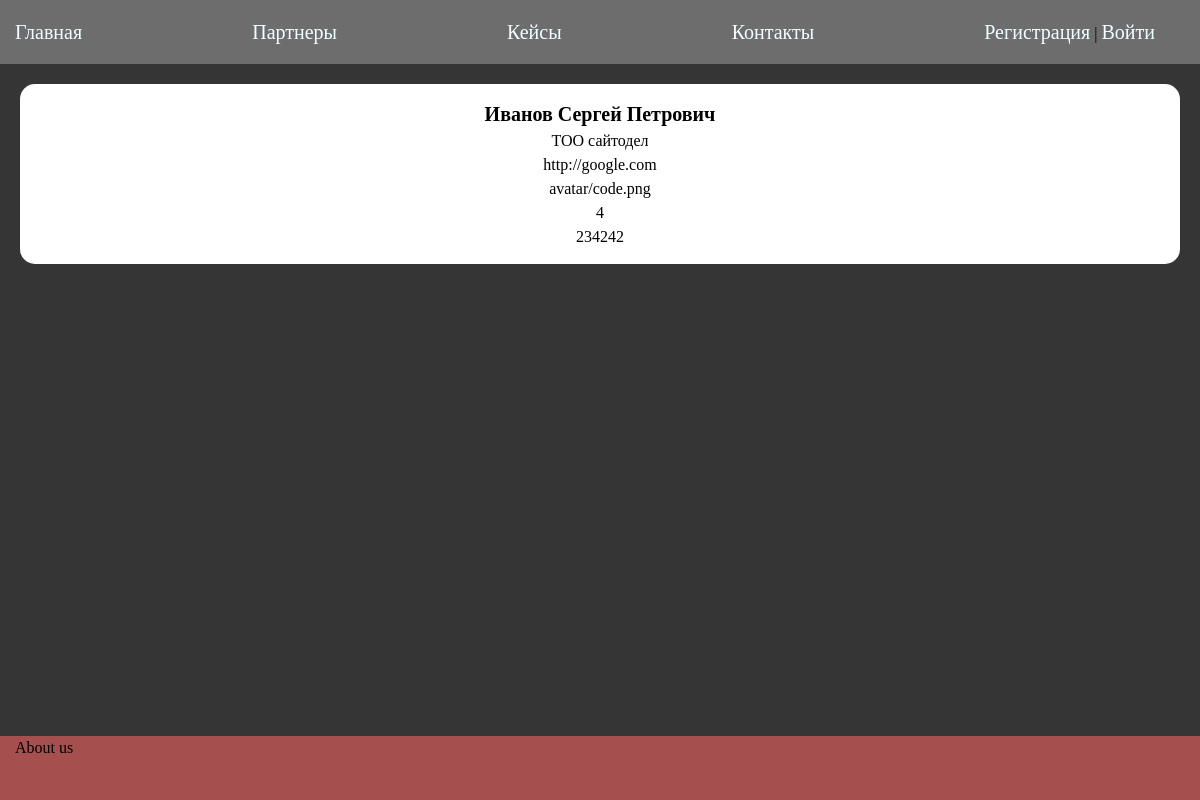
The app's page /partners/, older data.
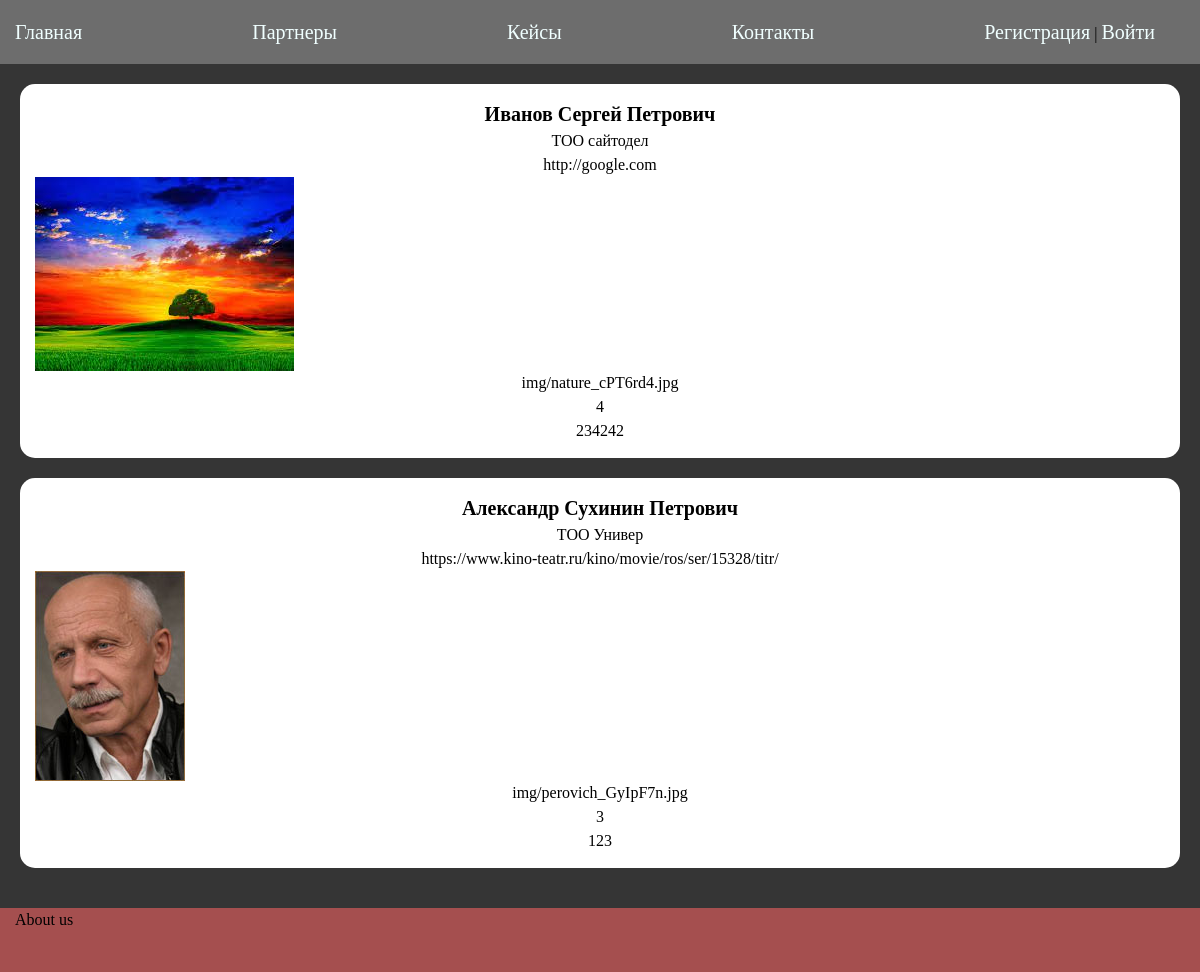
The same page, newer data.
### BastauApp/models.py (models this page shows)
class Partner(models.Model):
    Fio = models.CharField(max_length=100, verbose_name='ФИО', blank=True)
    name_of_partner = models.CharField(max_length=100, verbose_name='Название организации')
    site = models.URLField(max_length=200)
    avatar = models.ImageField("Аватар", upload_to="img")
    user_id = models.OneToOneField(User, verbose_name='id', on_delete=models.CASCADE)
    class Meta:
        verbose_name = "Партнер"
        verbose_name_plural = "Партнеры"
    def __str__(self):
        return self.Fio

class User(AbstractBaseUser, PermissionsMixin):
    ROLES = [('Студент', 'Студент'),
             ('Партнер', 'Партнер')]
    email = models.EmailField(db_index=True, unique=True, max_length=254)
    phone = models.CharField(max_length=20, help_text='Номер телефона')
    is_staff = models.BooleanField(default=True)  # must needed, otherwise you won't be at
    is_active = models.BooleanField(default=True)  # must needed, otherwise you won't be «
    is_superuser = models.BooleanField(default=False)  # this field we inherit from Permis
    role = models.CharField(choices=ROLES, default=ROLES[0], max_length=10)
    objects = CustomUserManager()
    REQUIRED_FIELDS = ["phone"]
    USERNAME_FIELD = 'email'
    class Meta:
        verbose_name = "Юзер"
        verbose_name_plural = "Юзеры"

### BastauApp/views.py (the view)
# urls.py: path('partners/', ShowPartners.as_view(), name='partners'),
class ShowPartners(ListView):
    model = Partner
    template_name = 'partners.html'
    extra_context = {'name': 'Партнеры', 'menu': menu}

### BastauApp/templates/partners.html
{% extends 'base.html' %}
{% load static %}
{% block content %}
    {% for item in object_list %}
    <div class="case">
      <span class="case__title">
        {{item}}
      </span>
      <p>{{item.name_of_partner}}</p>
      <p>{{item.site}}</p>
      <img src="{{item.avatar.url}}" alt="">
      {{item.avatar}}
      <p>{{item.user_id.id}}</p>
        <p>{{item.user_id.phone}}</p>
    </div>
    {% endfor %}
  {% endblock %}

### BastauApp/templates/base.html (shortened to what this page needs)
{% load static %}
<!DOCTYPE html>
<html lang="en">
  <head>
    <link type="text/css" href="{% static 'css/style.css' %}" rel="stylesheet" />
    <link type="text/css" href="{% static 'css/zero.css' %}" rel="stylesheet" />
  </head>
  <body>
    <nav class="nav">
      <div class="container">
        {% block mainmenu %}
          <ul class="nav__list">
            <li><a href="{% url 'index' %}">Главная</a></li>
            {% for item in menu %}
              <li><a href="{% url item.url_name %}">{{item.title}}</a></li>
            {% endfor %}
           {% if request.user.is_authenticated %}
<li class="last">  {{user.email}}|<a href="{% url 'personal' %}">личный кабинет</a>| <a href="{% url 'logout' %}">выйти</a></li>
{% else %}
<li class="last"><a href="{% url 'signup' %}">Регистрация</a> | <a href="{% url 'login' %}">Войти</a></li>
{% endif %}
          </ul>
        {% endblock mainmenu %}
      </div>
    </nav>
    <div class="content">
      <div class="container">
        <main class="main">
          {% block content %}
          {% endblock %}
        </main>
      </div>
    </div>
    <footer class="footer">
      <div class="container">
        About us
      </div>
    </footer>
  </body>
</html>

### BastauApp/static/css/style.css (style rules this page uses)
body { height: 100%; }
html { height: 100%; }
.container { max-width: 1170px; margin: 0 auto; height: 100%; }
.nav { height: 64px; background-color: rgb(109, 109, 109); align-items: center; }
.nav__list { height: 100%; display: flex; justify-content: space-between; align-items: center; }
.nav__list li { margin-right: 30px; }
.nav__list li a { text-decoration: none; font-size: 20px; color: azure; }
.content { min-height: calc(100vh - 128px); background-color: rgb(53, 53, 53); padding: 20px; }
.footer { height: 64px; background-color: rgb(165, 79, 79); }
.case { background-color: #fff; padding: 15px; border-radius: 15px; margin-bottom: 20px; text-align: center; }
.case__title { font-size: 20px; font-weight: bold; }

### BastauApp/static/css/zero.css (style rules this page uses)
*, *::before, *::after { box-sizing: border-box; }
ul[class], ol[class] { padding: 0; }
body, h1, h2, h3, h4, p, ul[class], ol[class], li, figure, figcaption, blockquote, dl, dd { margin: 0; }
body { min-height: 100vh; scroll-behavior: smooth; text-rendering: optimizeSpeed; line-height: 1.5; }
ul[class], ol[class] { list-style: none; }
a:not([class]) { text-decoration-skip-ink: auto; }
img { max-width: 100%; display: block; }

Row changes from the older to the newer data that the page shows:
changed Partner "Иванов Сергей Петрович": avatar: picture added; avatar "avatar/code.png" → "img/nature_cPT6rd4.jpg"
added Partner: Fio "Александр Сухинин Петрович", name_of_partner "ТОО Универ", site "https://www.kino-teatr.ru/kino/movie/ros/ser/15328/titr/", avatar (picture), avatar "img/perovich_GyIpF7n.jpg", user_id.id "3", user_id.phone "123"
